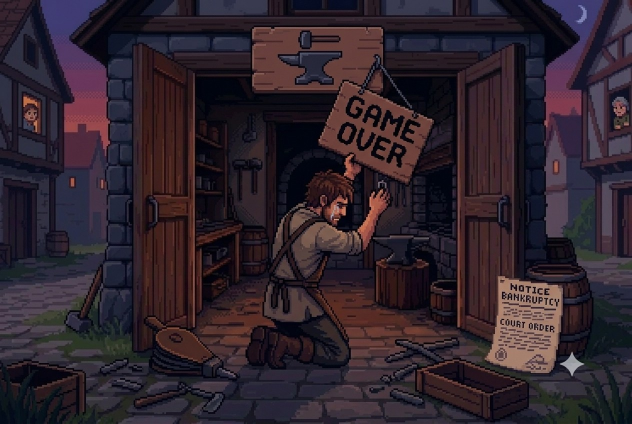
#> input picture assets/graphics/gameover/gameover_source.jpg, 1264 x 848 px (shown at 1/2 size)
$ python make_gameover.py
#> lines starting #> are read from the running program, lines starting #| are printed output that depends on the picture
#> in main, source is the input picture: PIL image 1264x848 RGB; mean R, G, B 46.9, 35.2, 44.4
### tools/make_font.py
"""한글 스프라이트 폰트 생성기.

src/, include/ 소스에서 쓰인 비ASCII 글자를 모아 16x16 스프라이트 폰트를 만든다.
- ASCII(33~126): Butano common_variable_8x16_font 글리프를 그대로 복사
- 그 밖의 글자: 굴림 12px로 렌더링 (흰 본체 + 오른쪽/아래 검은 그림자)

출력: graphics/hs_font.bmp, graphics/hs_font.json, include/hs_font.h
같은 글자로 사방에 검은 외곽선을 두른 폰트도 함께 만든다 (일시정지 화면처럼 배경이 복잡한 곳용):
graphics/hs_font_outline.bmp, graphics/hs_font_outline.json, include/hs_font_outline.h (hs::font_outline)
내용이 바뀌었을 때만 파일을 다시 쓰므로 Makefile EXTTOOL로 매 빌드마다 돌려도 된다.
"""

import os
import re
import struct
import sys

from PIL import Image, ImageDraw, ImageFont

ROOT = os.path.dirname(os.path.dirname(os.path.abspath(__file__)))
BUTANO_COMMON = os.path.join(ROOT, '..', 'butano', 'common')
ASCII_BMP = os.path.join(BUTANO_COMMON, 'graphics', 'common_variable_8x16_font.bmp')
ASCII_HEADER = os.path.join(BUTANO_COMMON, 'include', 'common_variable_8x16_sprite_font.h')
KOREAN_TTF = r'C:\Windows\Fonts\gulim.ttc'
KOREAN_SIZE = 12
KOREAN_WIDTH = 13      # 12px 글자 + 그림자 1px
KOREAN_TOP = 2

OUT_BMP = os.path.join(ROOT, 'graphics', 'hs_font.bmp')
OUT_JSON = os.path.join(ROOT, 'graphics', 'hs_font.json')
OUT_HEADER = os.path.join(ROOT, 'include', 'hs_font.h')

SMALL_SIZE = 10        # 작은 글꼴(hs::font_small): 10px 글자 + 사방 외곽선, 전부 굴림으로 그린다
SMALL_TOP = 3

CELL = 16
BODY = 14     # 흰색
SHADOW = 12   # 검은색


# [43 lines left out: functions collect_characters, read_ascii_widths, write_bmp_4bpp, not called in this run]


def write_if_changed(path, data):
    mode = 'rb' if isinstance(data, bytes) else 'r'
    if os.path.exists(path):
        kwargs = {} if mode == 'rb' else {'encoding': 'utf-8', 'newline': ''}
        with open(path, mode, **kwargs) as f:
            if f.read() == data:
                return False
    if isinstance(data, bytes):
        with open(path, 'wb') as f:
            f.write(data)
    else:
        with open(path, 'w', encoding='utf-8', newline='\n') as f:
            f.write(data)
    return True


# [180 lines left out: functions draw_outline, build_image, build_small, header_text, main, not called in this run]


# [2 lines that do not run on import are left out]

### tools/make_gameover.py
"""게임 오버 배경 변환기.

assets/graphics/gameover/gameover_source.jpg(대장간 앞에 무릎 꿇은 스미스 일러스트)를 240x160으로 줄여
8bpp 배경으로 만든다. 아래쪽 가운데는 "아무 버튼이나 누르세요" 글자가 올라가므로 어둡게 눌러 둔다.
수동 실행 (빌드 때 안 돔): python -B tools/make_gameover.py
"""

import os
import sys

from PIL import Image

from make_font import write_if_changed

ROOT = os.path.dirname(os.path.dirname(os.path.abspath(__file__)))
SOURCE = os.path.join(ROOT, 'assets', 'graphics', 'gameover', 'gameover_source.jpg')
OUT_BMP = os.path.join(ROOT, 'graphics', 'gameover_bg.bmp')
OUT_JSON = os.path.join(ROOT, 'graphics', 'gameover_bg.json')

WIDTH = 240
HEIGHT = 160
COLORS = 128

# 글자 자리 어둡게: (x0, y0, x1, y1, 세기). 세로로 가장자리에서 서서히 사라진다.
SHADES = [
    (36, 124, 204, 160, 0.6),   # 아무 버튼이나 누르세요
]


# 원본 오른쪽 아래의 생성 도구 별 모양 표시는 바로 아래 바닥 무늬로 덮는다 (원본 1264x848 기준)
WATERMARK_BOX = (1105, 700, 1185, 770)
WATERMARK_FROM_Y = 778


def remove_watermark(image):
    x0, y0, x1, y1 = WATERMARK_BOX
    patch = image.crop((x0, WATERMARK_FROM_Y, x1, WATERMARK_FROM_Y + (y1 - y0)))
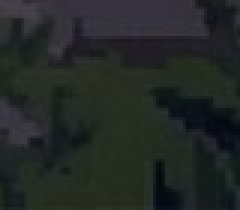
#> patch: PIL image 80x70 RGB (shown 3 times larger); mean R, G, B 34.9, 40.1, 38.1
    image.paste(patch, (x0, y0))


def crop_to_ratio(image):
    width, height = image.size
#> width = 1264; height = 848
    target_height = round(width * HEIGHT / WIDTH)
#> target_height = 843
    top = (height - target_height) // 2
#> top = 2
    return image.crop((0, top, width, top + target_height))


def darken(image):
    pixels = image.load()
    for x0, y0, x1, y1, strength in SHADES:
        for y in range(y0, y1):
            for x in range(x0, x1):
                edge_x = min(x - x0, x1 - 1 - x) / 16
                edge_y = (y - y0) / 14 if y1 >= HEIGHT else min(y - y0, y1 - 1 - y) / 14
                fade = min(1, edge_x, edge_y) * strength
                r, g, b = pixels[x, y]
                pixels[x, y] = (round(r * (1 - fade)), round(g * (1 - fade)), round(b * (1 - fade)))


def to_gba_color(color):
    return tuple(channel & 0xF8 for channel in color)


def main():
    source = Image.open(SOURCE).convert('RGB')
    remove_watermark(source)
    image = crop_to_ratio(source).resize((WIDTH, HEIGHT), Image.BOX)
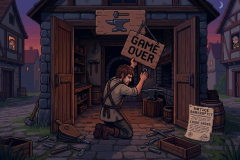
#> image: PIL image 240x160 RGB; mean R, G, B 46.8, 35.1, 44.2
    darken(image)
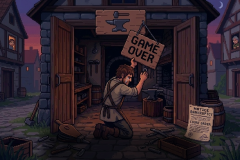
#> image: PIL image 240x160 RGB; mean R, G, B 43.7, 32.6, 41.1

    quantized = image.quantize(colors=COLORS, method=Image.Quantize.MAXCOVERAGE, kmeans=3,
                               dither=Image.Dither.NONE)
    raw = quantized.getpalette()
#> raw = 384 values, max 198 at index 249, min 3 at index 114, mean 76.18
    palette = [to_gba_color(tuple(raw[i * 3:i * 3 + 3])) for i in range(COLORS)]
#> palette = 128 items, first 6: (128, 128, 176), (0, 0, 8), (112, 64, 56), (192, 120, 96), (56, 56, 112), (40, 48, 40)

    # 256x256 8bpp, 그림은 왼쪽 위. 팔레트 0번은 배경에서 투명 취급되므로 안 쓰는 검정을 0번에 둔다.
    canvas = Image.new('P', (256, 256), 0)
#> canvas: PIL image 256x256 P; every value is 0
    quantized_pixels = quantized.load()
    for y in range(HEIGHT):
        for x in range(WIDTH):
            canvas.putpixel((x, y), quantized_pixels[x, y] + 1)

    canvas.putpalette([0, 0, 0] + [channel for color in palette for channel in color])
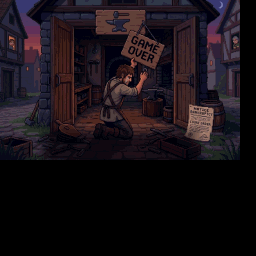
#> canvas: PIL image 256x256 P; mean R, G, B 23.8, 17.1, 22.3
    canvas.save(OUT_BMP + '.tmp', format='BMP')
    with open(OUT_BMP + '.tmp', 'rb') as handle:
        write_if_changed(OUT_BMP, handle.read())
    os.remove(OUT_BMP + '.tmp')

    write_if_changed(OUT_JSON, '{\n    "type": "regular_bg",\n    "bpp_mode": "bpp_8"\n}\n')

    os.makedirs(os.path.join(ROOT, 'build'), exist_ok=True)
    preview = canvas.convert('RGB').crop((0, 0, WIDTH, HEIGHT)).resize((WIDTH * 4, HEIGHT * 4), Image.NEAREST)
    preview.save(os.path.join(ROOT, 'build', 'gameover_preview.png'))
    return 0


if __name__ == '__main__':
    sys.exit(main())
#> (the program exits here)
